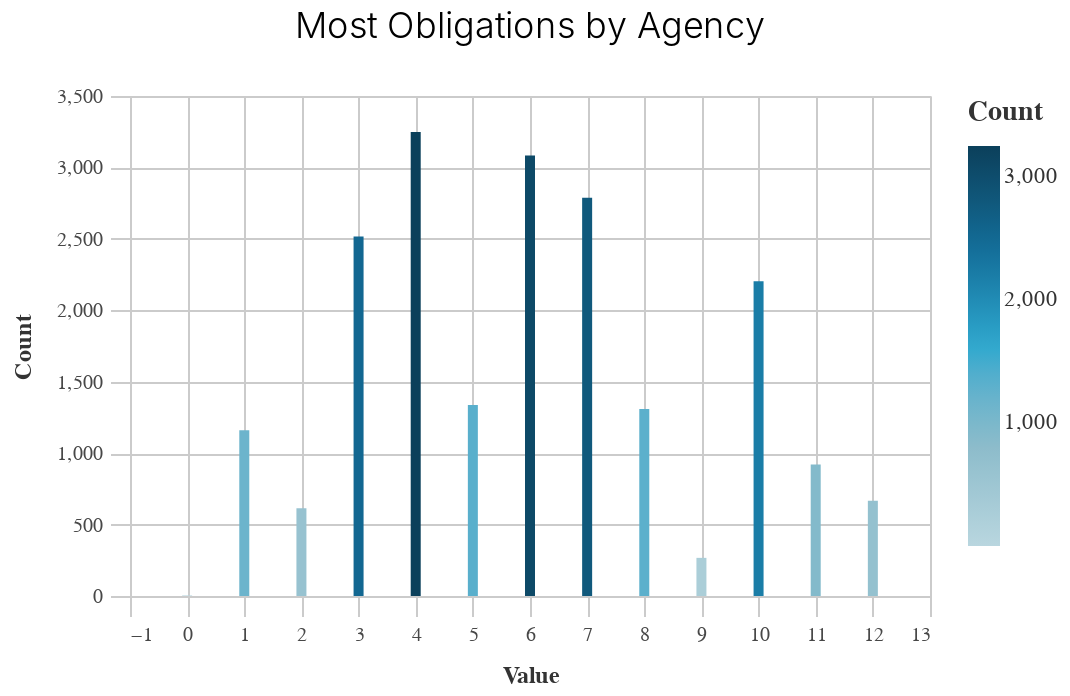

Notebook code cell kept with this figure:
### Code cell
#using df_top

_dla_utils.basic_bar_chart((df_top>>filter(_.variable=='dist')), "value", "count").properties(
    title="Most Obligations by Agency")

### Figure 1 — Vega-Lite specification as saved in the notebook (floating-point values rounded to 4 significant figures)
{"usermeta": {"embedOptions": {"theme": "fivethirtyeight"}}, "config": {"view": {"continuousWidth": 400, "continuousHeight": 300}, "axis": {"domainColor": "#cbcbcb", "grid": true, "gridColor": "#cbcbcb", "gridWidth": 1, "labelColor": "#474747", "labelFont": "Nunito Sans", "labelFontSize": 10, "labelPadding": 4, "tickColor": "#cbcbcb", "tickSize": 10, "titleColor": "#333", "titleFont": "Raleway", "titleFontSize": 12, "titlePadding": 10}, "axisBand": {"grid": false}, "background": "white", "font": "Raleway", "header": {"labelFont": "Nunito Sans", "titleFont": "Raleway"}, "legend": {"labelColor": "#333", "labelFont": "Nunito Sans", "labelFontSize": 11, "labelLimit": 0, "padding": 1, "symbolSize": 30, "symbolType": "square", "titleColor": "#333", "titleFont": "Raleway", "titleFontSize": 14, "titlePadding": 10}, "title": {"anchor": "middle", "font": "Raleway", "fontSize": 18, "fontWeight": 300, "offset": 20}}, "data": {"name": "data-5e37a825d659b5dd1d15fbdeec31f6f3"}, "mark": "bar", "encoding": {"color": {"field": "count", "legend": {"title": "Count"}, "scale": {"range": ["#B9D6DF", "#8CBCCB", "#2EA8CE", "#136C97", "#0B405B"]}, "type": "quantitative"}, "x": {"field": "value", "sort": "-y", "title": "Value", "type": "quantitative"}, "y": {"field": "count", "title": "Count", "type": "quantitative"}}, "height": 250, "title": "Most Obligations by Agency", "width": 400, "$schema": "https://vega.github.io/schema/vega-lite/v4.17.0.json", "datasets": {"data-5e37a825d659b5dd1d15fbdeec31f6f3": [{"value": 4, "count": 3248, "variable": "dist"}, {"value": 6, "count": 3084, "variable": "dist"}, {"value": 7, "count": 2787, "variable": "dist"}, {"value": 3, "count": 2517, "variable": "dist"}, {"value": 10, "count": 2203, "variable": "dist"}, {"value": 5, "count": 1337, "variable": "dist"}, {"value": 8, "count": 1309, "variable": "dist"}, {"value": 1, "count": 1161, "variable": "dist"}, {"value": 11, "count": 920, "variable": "dist"}, {"value": 12, "count": 666, "variable": "dist"}, {"value": 2, "count": 614, "variable": "dist"}, {"value": 9, "count": 267, "variable": "dist"}, {"value": 0, "count": 4, "variable": "dist"}]}}
